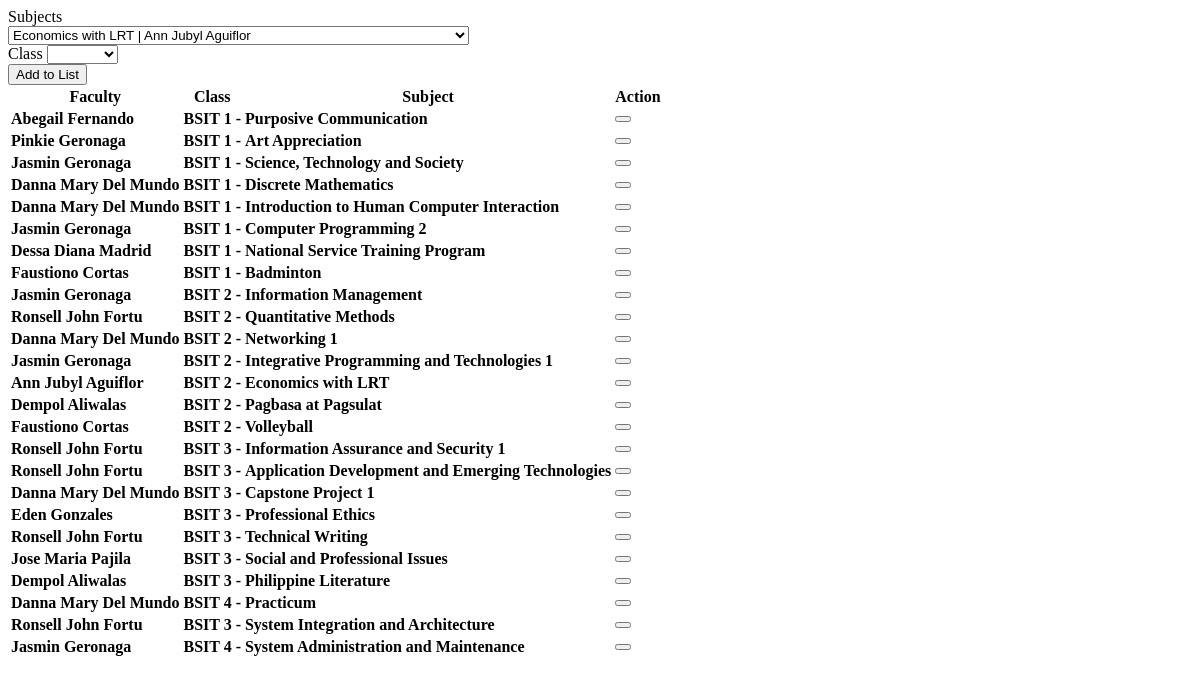
The page /admin/manage_restriction.php?id=10 on the database its author committed.
### tables this page shows
CREATE TABLE `restriction_list` (
  `id` int(30) NOT NULL,
  `academic_id` int(30) NOT NULL,
  `faculty_id` int(30) NOT NULL,
  `class_id` int(30) NOT NULL,
  `subject_id` int(30) NOT NULL
);

CREATE TABLE `subject_list` (
  `id` int(30) NOT NULL,
  `code` varchar(50) NOT NULL,
  `subject` text NOT NULL,
  `description` text NOT NULL
);

### admin/manage_restriction.php (the view, shortened to what this page needs)
<?php
include '../db_connect.php';
?>
<div class="container-fluid">
	<form action="" id="manage-restriction">
		<div class="row">
			<div class="col-md-4 border-right" >
				<div class="form-group">
					<label for="" class="control-label">Subjects</label><br>
					<select id="multi_option"  name="native-select" placeholder="Please select here" data-silent-initial-value-set="true">
						<?php
						$subject = $conn->query("SELECT sl1.id as asid, sl1.subject as subjname, sl1.id as subid,f1.id as faid, concat(firstname,' ',lastname) as name
						FROM assignedsubjects t1,faculty_list f1, subject_list sl1
						 WHERE t1.subject_ID = sl1.id and t1.instructor_ID = f1.id;");
						$f_arr = array();
						while($row=$subject->fetch_assoc()):
							$f_arr[$row['asid']]= $row;
						?>
						<option name='opt' value="<?php echo $row['asid'] ?>" <?php echo isset($subject_id) && $subject_id == $row['subid'] ? "selected" : "" ?>>
						<?php echo $row['subjname']." | ".$row['name'] ?></option>
						<?php endwhile; ?>
					</select>
				</div>
				<div class="form-group">
					<label for="" class="control-label">Class</label>
					<select name="" id="class_id" class="form-control form-control-sm select2" >
						<option value=""></option>
						<?php
						$classes = $conn->query("SELECT id,concat(curriculum,' ',level,' - ',section) as class FROM class_list");
						$c_arr = array();
						while($row=$classes->fetch_assoc()):
							$c_arr[$row['id']]= $row;
						?>
						<option value="<?php echo $row['id'] ?>" <?php echo isset($class_id) && $class_id == $row['id'] ? "selected" : "" ?>><?php echo $row['class'] ?></option>
						<?php endwhile; ?>
					</select>
				</div>
				<div class="form-group">
					<div class="d-flex w-100 justify-content-center">
						<button class="btn btn-sm btn-flat btn-primary bg-gradient-primary" id="add_to_list"type="button">Add to List</button>
					</div>
				</div>
			</div>
			<div class="col-md-8">
				<table class="table table-condensed" id="r-list">
					<thead>
						<tr>
							<th>Faculty</th>
							<th>Class</th>
							<th>Subject</th>
							<th>Action</th>
						</tr>
					</thead>
					<tbody>
						<?php
						$restriction = $conn->query("SELECT * FROM restriction_list where academic_id = {$_GET['id']} order by id asc");
						while($row=$restriction->fetch_assoc()):
						?>
						<tr>
							<td>
								<b><?php echo isset($f_arr[$row['subject_id']]['faid']) ? $f_arr[$row['subject_id']]['name'] : '' ?></b>
							</td>
							<td data-cl-id="<?php echo $row['class_id'] ?>">
								<b><?php echo isset($c_arr[$row['class_id']]) ? $c_arr[$row['class_id']]['class'] : '' ?></b>
							</td>
							<td data-s-id="<?php echo $row['subject_id'] ?>">
								<b><?php echo isset($f_arr[$row['subject_id']]) ? $f_arr[$row['subject_id']]['subjname'] : '' ?></b>
							</td>
							<td class="text-center">
								<button class="btn btn-sm btn-outline-danger" onclick="removetolist(event)" type="button" ><i class="fa fa-trash"></i></button>
							</td>
						</tr>
					<?php endwhile; ?>
					</tbody>
				</table>
			</div>
		</div>
	</form>
</div>

### rows shown on the page
restriction_list: name "Abegail Fernando", class "BSIT 1 -", subject.subject "Purposive Communication"
restriction_list: name "Pinkie Geronaga", class "BSIT 1 -", subject.subject "Art Appreciation"
restriction_list: name "Jasmin Geronaga", class "BSIT 1 -", subject.subject "Science, Technology and Society"
restriction_list: name "Danna Mary Del Mundo", class "BSIT 1 -", subject.subject "Discrete Mathematics"
restriction_list: name "Danna Mary Del Mundo", class "BSIT 1 -", subject.subject "Introduction to Human Computer Interaction"
restriction_list: name "Jasmin Geronaga", class "BSIT 1 -", subject.subject "Computer Programming 2"
restriction_list: name "Dessa Diana Madrid", class "BSIT 1 -", subject.subject "National Service Training Program"
restriction_list: name "Faustiono Cortas", class "BSIT 1 -", subject.subject "Badminton"
restriction_list: name "Jasmin Geronaga", class "BSIT 2 -", subject.subject "Information Management"
restriction_list: name "Ronsell John Fortu", class "BSIT 2 -", subject.subject "Quantitative Methods"
restriction_list: name "Danna Mary Del Mundo", class "BSIT 2 -", subject.subject "Networking 1"
restriction_list: name "Jasmin Geronaga", class "BSIT 2 -", subject.subject "Integrative Programming and Technologies 1"
restriction_list: name "Ann Jubyl Aguiflor", class "BSIT 2 -", subject.subject "Economics with LRT"
restriction_list: name "Dempol Aliwalas", class "BSIT 2 -", subject.subject "Pagbasa at Pagsulat"
restriction_list: name "Faustiono Cortas", class "BSIT 2 -", subject.subject "Volleyball"
restriction_list: name "Ronsell John Fortu", class "BSIT 3 -", subject.subject "Information Assurance and Security 1"
restriction_list: name "Ronsell John Fortu", class "BSIT 3 -", subject.subject "Application Development and Emerging Technologies"
restriction_list: name "Danna Mary Del Mundo", class "BSIT 3 -", subject.subject "Capstone Project 1"
restriction_list: name "Eden Gonzales", class "BSIT 3 -", subject.subject "Professional Ethics"
restriction_list: name "Ronsell John Fortu", class "BSIT 3 -", subject.subject "Technical Writing"
restriction_list: name "Jose Maria Pajila", class "BSIT 3 -", subject.subject "Social and Professional Issues"
restriction_list: name "Dempol Aliwalas", class "BSIT 3 -", subject.subject "Philippine Literature"
restriction_list: name "Danna Mary Del Mundo", class "BSIT 4 -", subject.subject "Practicum"
restriction_list: name "Ronsell John Fortu", class "BSIT 3 -", subject.subject "System Integration and Architecture"
restriction_list: name "Jasmin Geronaga", class "BSIT 4 -", subject.subject "System Administration and Maintenance"

### other values the page prints
form field native-select "Economics with LRT | Ann Jubyl Aguiflor"
